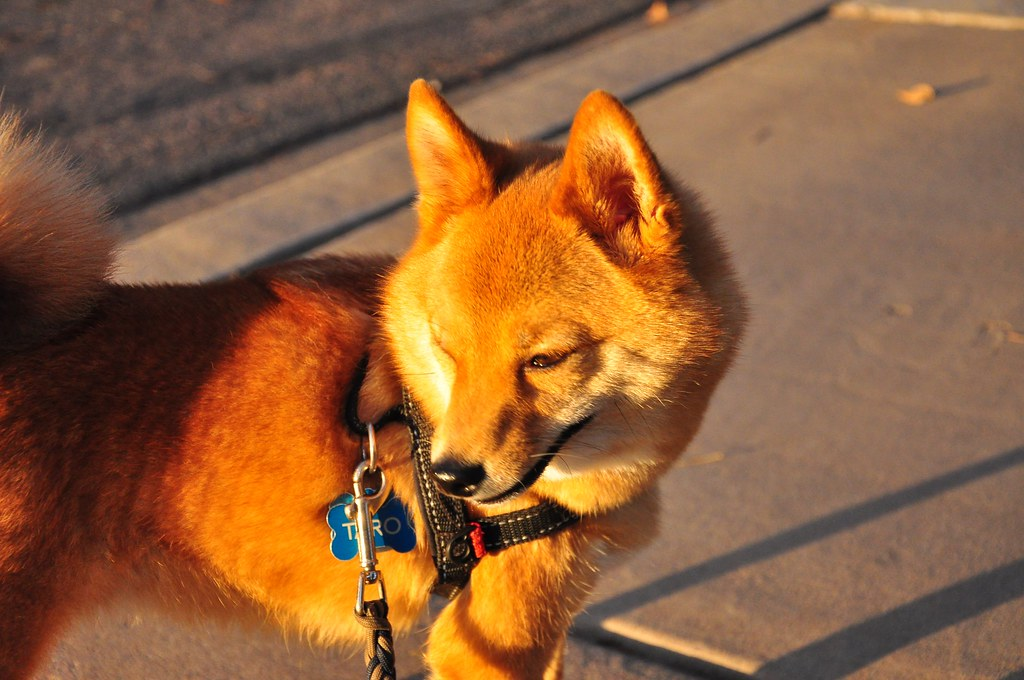
%> input picture Statistical Method/Pictures/3.jpg, 1024 x 680 px
$ octave IMG3.m   (GNU Octave 9; MATLAB toolbox functions it lacks are replaced by stand-ins)
%> lines starting %> are read from the running program, lines starting %| are printed output that depends on the picture
 a=imread('Pictures/3.jpg')
%> a is the input picture: size 680x1024x3 uint8; mean R, G, B 142.4, 95.9, 60
[n1  n2  n3] = size(a)
%> n1 = 680; n2 = 1024; n3 = 3
n1*n2*n3
%> ans = 2088960
tic
meanr=mean(mean(a(:,:,1)));
%> meanr = 142.4
meang=mean(mean(a(:,:,2)));
%> meang = 95.89
meanb=mean(mean(a(:,:,3)));
%> meanb = 59.97
stdr=std(std(double(a(:,:,1))));
%> stdr = 19.59
stdg=std(std(double(a(:,:,2))));
%> stdg = 14.19
stdb=std(std(double(a(:,:,3))));
%> stdb = 11.55
toc
features(1,1)=meanr;
features(2,1)=meang;
features(3,1)=meanb;
features(4,1)=stdr;
features(5,1)=stdg;
features(6,1)=stdb;
features
%> features = [142.4; 95.89; 59.97; 19.59; 14.19; 11.55]


subplot(2,2,1)
imshow(a)
title 'colorimage'
subplot(2,2,2)
imhist(a(:,:,1))
title 'red histogram'
subplot(2,2,3)
imhist(a(:,:,2))
title 'green histogram'
subplot(2,2,4)
imhist(a(:,:,3))
title 'blue histogram'
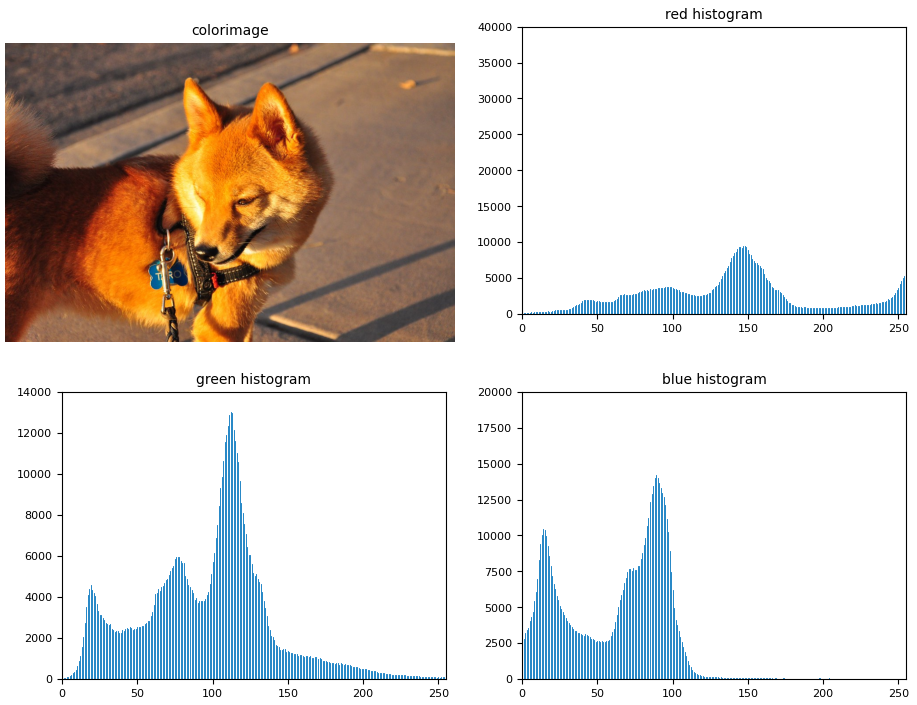
%> figure redrawn from the program's plot data, 4 panels

$ run again, with Statistical Method/Pictures/1.jpg copied over Statistical Method/Pictures/3.jpg
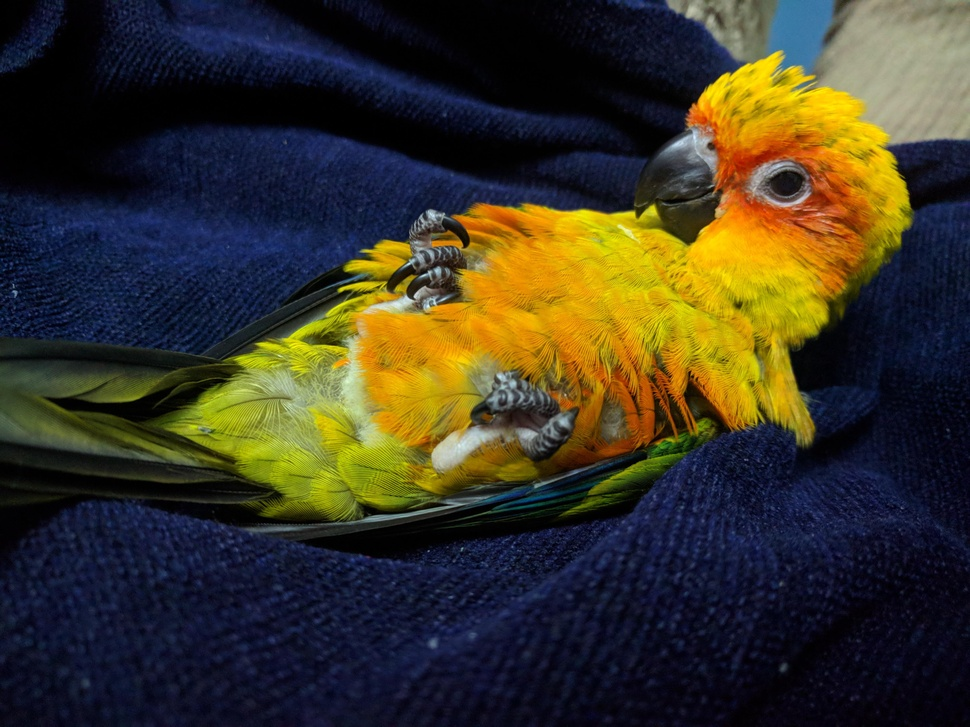
%> input picture Statistical Method/Pictures/1.jpg, 970 x 727 px, shrunk from 4032 x 3024 before the run
%> a is the input picture: size 727x970x3 uint8; mean R, G, B 58.3, 53.5, 38.3
%> meanr = 58.29
%> meang = 53.45
%> meanb = 38.33
%> stdr = 26.36
%> stdg = 17.35
%> stdb = 7.73
%> features = [58.29; 53.45; 38.33; 26.36; 17.35; 7.73]
%> `title 'blue histogram'`:
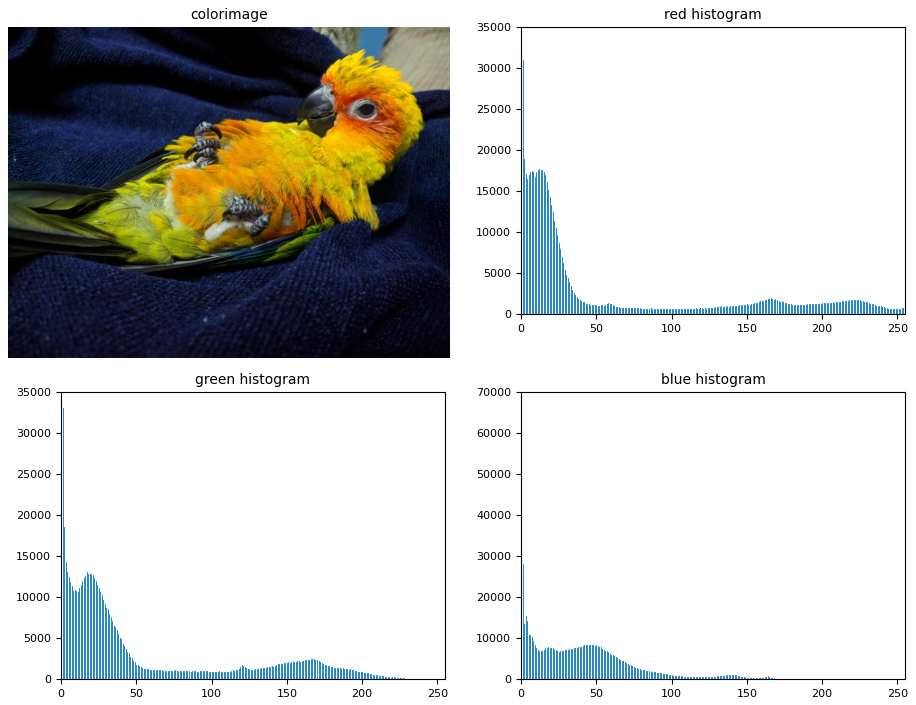
%> figure redrawn from the program's plot data, 4 panels

$ run again, with Statistical Method/Pictures/10.jpg copied over Statistical Method/Pictures/3.jpg
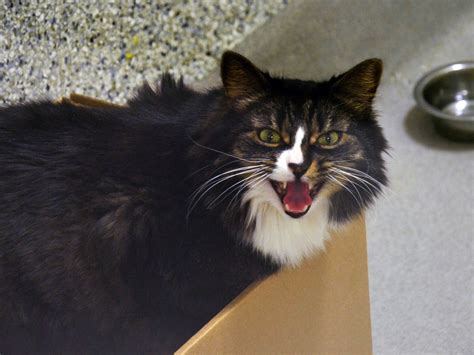
%> input picture Statistical Method/Pictures/10.jpg, 474 x 355 px
%> a is the input picture: size 355x474x3 uint8; mean R, G, B 99.9, 93.6, 88.2
%> meanr = 99.86
%> meang = 93.61
%> meanb = 88.18
%> stdr = 8.07
%> stdg = 7.65
%> stdb = 7.62
%> features = [99.86; 93.61; 88.18; 8.07; 7.65; 7.62]
%> `title 'blue histogram'`:
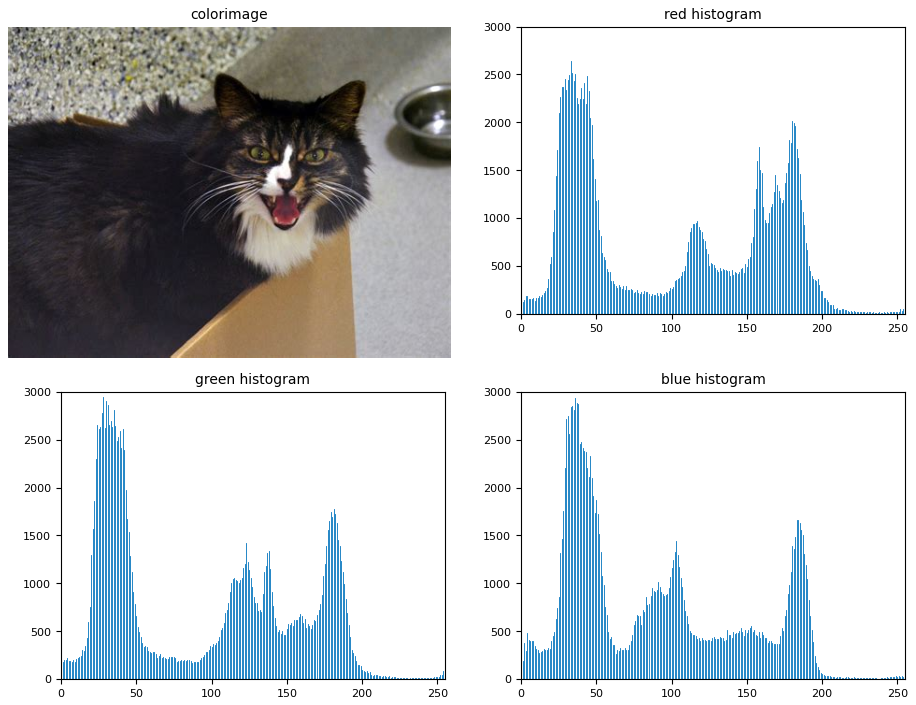
%> figure redrawn from the program's plot data, 4 panels

$ run again, with Statistical Method/Pictures/2.jpg copied over Statistical Method/Pictures/3.jpg
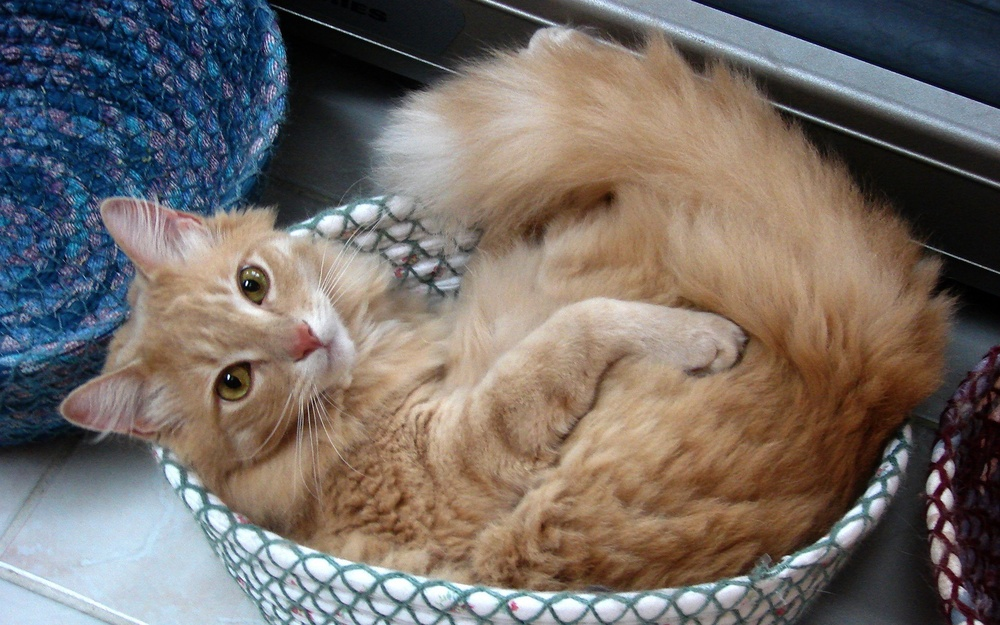
%> input picture Statistical Method/Pictures/2.jpg, 1000 x 625 px, shrunk from 1920 x 1200 before the run
%> a is the input picture: size 625x1000x3 uint8; mean R, G, B 116.3, 108.2, 103.2
%> meanr = 116.3
%> meang = 108.2
%> meanb = 103.2
%> stdr = 13.38
%> stdg = 10.78
%> stdb = 8.69
%> features = [116.3; 108.2; 103.2; 13.38; 10.78; 8.69]
%> `title 'blue histogram'`:
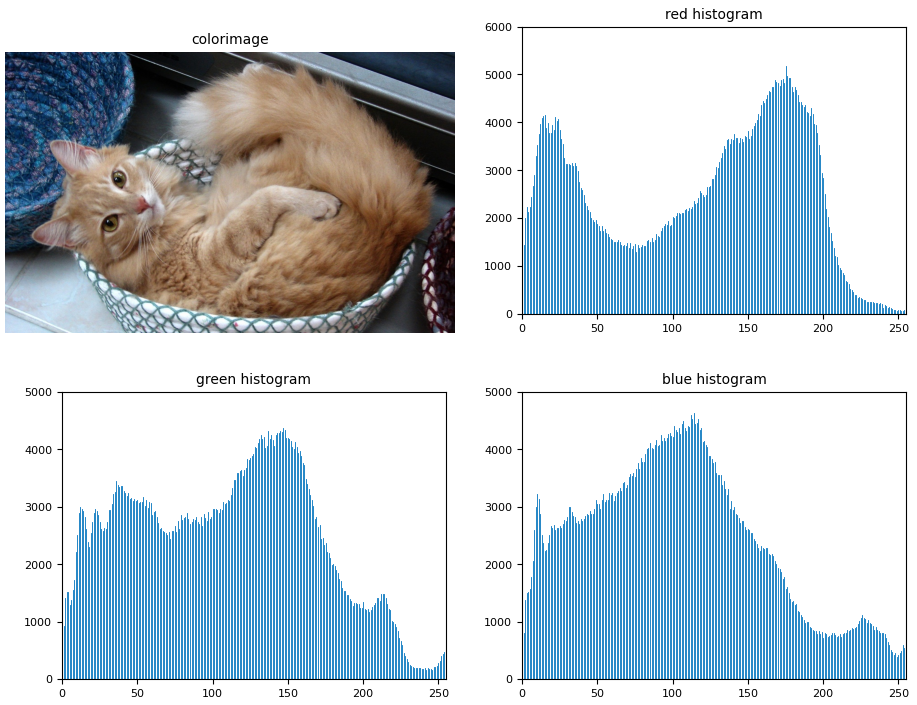
%> figure redrawn from the program's plot data, 4 panels
